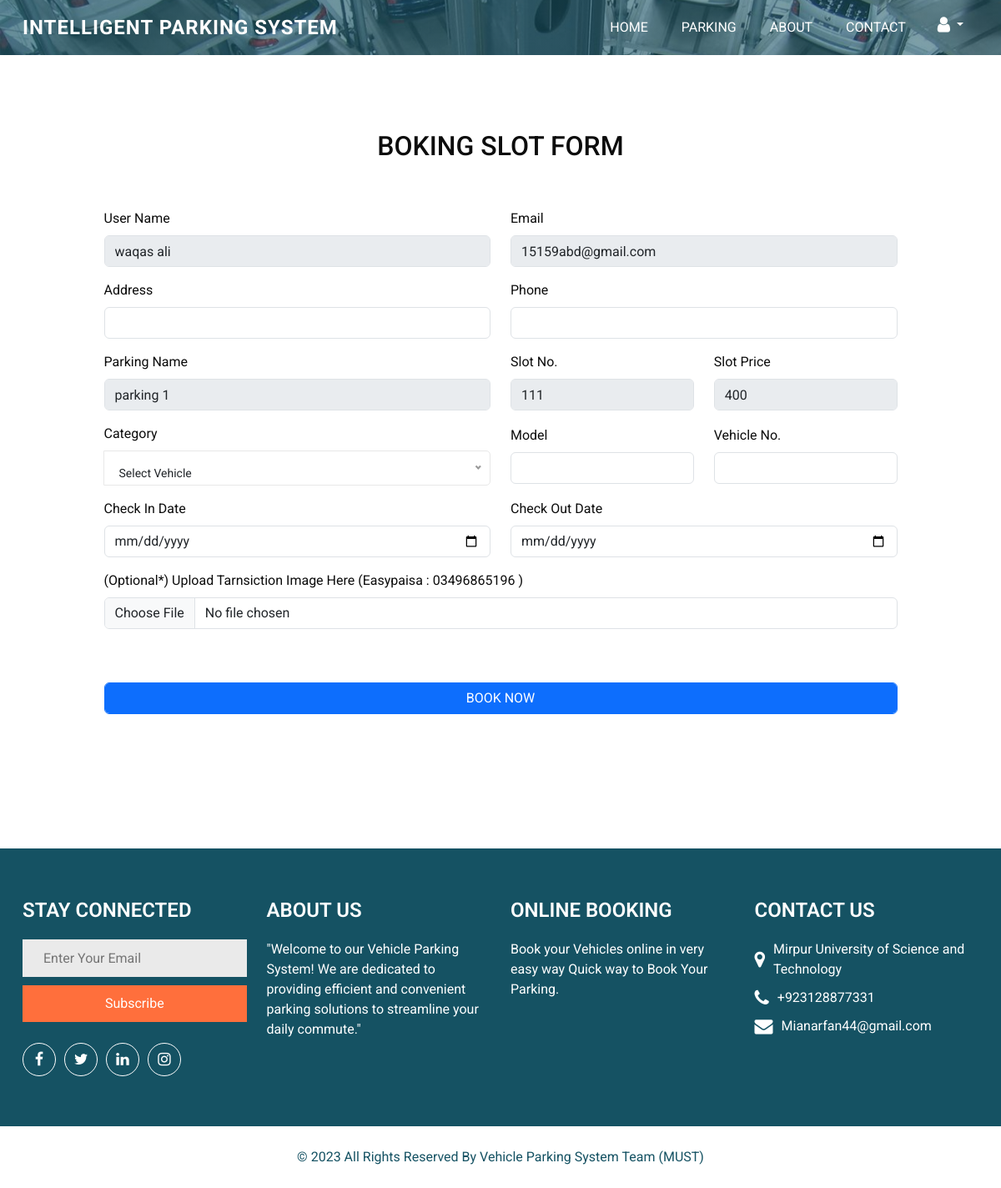
The app's page /frontend/booked/1/ (signed in) with its own data.
### accountss/models.py (models this page shows)
class CustomUser(AbstractUser):
    USERNAME_FIELD = 'email'
    username = models.CharField(max_length=150, unique=False)
    email = models.EmailField(unique=True,default=True)
    is_admin = models.BooleanField(default=True)
    is_customer = models.BooleanField(default=False)
    forget_password_token = models.CharField(max_length=1000,blank=True,null=True)
    REQUIRED_FIELDS = [] # removes email from REQUIRED_FIELDS

### backend/models.py (models this page shows)
class Slots(models.Model):
    parking = models.ForeignKey(Parking, on_delete=models.CASCADE,null=True)
    slots_price =  models.IntegerField(default=True)
    slots_number = models.IntegerField(default=True)
    slot_color = models.BooleanField(default=True)

class Parking(models.Model):
    area = models.ForeignKey(Area, on_delete=models.CASCADE,null=True)
    name = models.CharField(max_length=200 , default=True)
    address = models.CharField(max_length=300 , default=True)

### accountss/decorators.py (the view)
    def wrapper(request, *args, **kwargs):
        if request.user.is_authenticated and request.user.is_customer:
            return view_func(request, *args, **kwargs)
        else:
            return redirect('user_login')

### frontend/views.py (called while the page is built, shortened)
@frontend_required
def booked(request,pk):
    detail = Slots.objects.get(id=pk)
    uid = request.session.get('_auth_user_id')
    user_now = CustomUser.objects.get(id = uid)
    return render(request,'main_web/booked.html',context={'details':detail})

### templates/main_web/booked.html (shortened to what this page needs)
{% include 'main_web/head_tag.html' %}
{% load static %}
<body>
  <div class="">
    <div class="bg-box">
    </div>
    {% include 'main_web/navbar.html' %}
    <div class="">
    <section class="slider_section bg-white ">
            <div class="container">
                <div class=" text-center pb-5">
                    <h2>BOKING SLOT FORM</h2>
                </div>
                <div class="row justify-content-center align-items-center">
                    <div class="col-md-10 order-md-1">
                        <form method = "POST" action="{% url 'booked' details.id %}" enctype="multipart/form-data">
                            <div class="row">
                                <div class="col-md-6 col-sm-12 col-xs-12 form-group">
                                  <label>User Name </label>
                                  <input type="text" class="form-control" readonly name='name' value="{{request.user.username}}">
                                </div>
                                <div class=" col-md-6 col-sm-12 col-xs-12 form-group">
                                  <label>Email </label>
                                  <input type="text" class="form-control" readonly name="email" value="{{request.user}}">
                                </div>
                            </div>
                              <div class="row">
                                <div class="col-md-6 col-sm-12 col-xs-12 form-group">
                                  <label>Address </label>
                                  <input type="text" class="form-control" name='address' Required>
                                </div>
                                <div class=" col-md-6 col-sm-12 col-xs-12 form-group">
                                  <label>Phone </label>
                                  <input type="number"  class="form-control" name="phone" Required>
                                </div>
                              </div>
                              <div class="row">
                                <div class=" col-md-6 col-sm-12 col-xs-12 form-group">
                                    <label>Parking Name</label>
                                    <input type="text" name="parking_name" class="form-control" readonly value="{{details.parking.name}}">
                                  </div>
                                <div class="col-md-3 col-sm-12 col-xs-12 form-group">
                                  <label>Slot No.</label>
                                  <input type="text"  class="form-control" readonly name='slot_no' value="{{details.slots_number}}">
                                </div>
                                <div class="col-md-3 col-sm-12 col-xs-12 form-group">
                                    <label>Slot Price</label>
                                    <input type="text" name="slot_price" readonly  class="form-control" value="{{details.slots_price}}">
                                  </div>
                              </div>
                              <div class="row">
                                <div class="col-md-6">
                                    <label>Category</label>
                                    <div class="form-group">
                                      <div class="input-group">
                                      </div>
                                    </div>
                                  </div>
                                <div class="col-md-3 col-sm-12 col-xs-12 form-group">
                                  <label>Model</label>
                                  <input type="number" class="form-control" Required name='model' >
                                </div>
                                <div class="col-md-3 col-sm-12 col-xs-12 form-group">
                                    <label>Vehicle No.</label>
                                    <input type="text" name="num_plate" Required  class="form-control">
                                  </div>
                              </div>
                              <div class="row">
                                <div class="col-md-6 col-sm-12 col-xs-12 form-group">
                                  <label>Check In Date </label>
                                  <input type="date" name="in_date" class="form-control" Required>
                                </div>
                                <div class=" col-md-6 col-sm-12 col-xs-12 form-group">
                                  <label>Check Out Date </label>
                                  <input type="date" name="out_date" class="form-control" Required>
                                </div>
                              </div>
                              <div class="row">
                                <div class="col-md-12 col-sm-12 col-xs-12 form-group">
                                  <label>(Optional*) Upload Tarnsiction Image Here (Easypaisa : 03496865196 )</label>
                                  <input type="file" class="form-control select2" name="image_file" style="width: 100%;" id="imageUpload" accept="image/*">
                                </div>
                            </div>
                              <div class="row">
                                <div class=" col-md-12 col-sm-12 col-xs-12 form-group">
                                  <button type="submit" class="btn btn-primary form-control mt-5">BOOK NOW</button>
                                </div>
                              </div>
                        </form>
                    </div>
                </div>
            </div>
    </section>
  </div>
  {% include 'main_web/footer.html' %}
</body>
</html>

### static/main_web/css/style.css (style rules this page uses)
body { font-family: "Roboto", sans-serif; color: #0c0c0c; background-color: #ffffff; overflow-x: hidden; }
.btn, .btn:focus { outline: none !important; -webkit-box-shadow: none; box-shadow: none; }
.bg-box { position: absolute; top: 0; left: 0; width: 100%; height: 100%; overflow: hidden; z-index: -1; }
.bg-box::before { content: ""; position: absolute; top: 0; left: 0; width: 100%; height: 100%; background: -webkit-gradient(linear, left top, right top, from(rgba(21, 82, 99, 0.65)), to(rgba(21, 82, 99, 0.55))); background: linear-gradient(to right, rgba(21, 82, 99, 0.65), rgba(21, 82, 99, 0.55)); }
.slider_section { -webkit-box-flex: 1; -ms-flex: 1; flex: 1; display: -webkit-box; display: -ms-flexbox; display: flex; -webkit-box-align: center; -ms-flex-align: center; align-items: center; padding: 90px 0 145px 0; position: relative; }
.slider_section .row { -webkit-box-align: center; -ms-flex-align: center; align-items: center; }

### static/main_web/css/responsive.css (style rules this page uses)
@media (min-width: 1200px) { .container { max-width: 1170px; } }

### records on screen
CustomUser: name "waqas ali", email "15159abd@gmail.com"
Slots: parking_name "parking 1", slot_no "111", slot_price "400"
